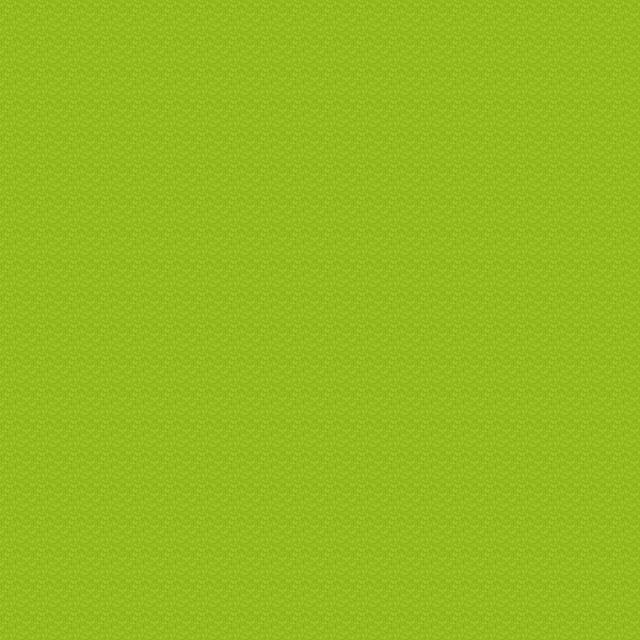

This is a level from a 2D game, rendered from its Tiled map with the project's own tilesets. A one-line summary and the map file follow, with tile-layer data summarised:
An orthogonal 20x20 tile map with 32x32 px tiles, 2 tile layers (Tile Layer 1, Tile Layer 2) and 1 object (start).

<map version="1.9" tiledversion="1.9.2" orientation="orthogonal" renderorder="right-down" width="20" height="20" tilewidth="32" tileheight="32" infinite="0" nextlayerid="11" nextobjectid="33">
    <tileset firstgid="1" source="tileset.tsx" />
    <layer id="8" name="Tile Layer 1" width="20" height="20">
        <data>[400 cells, 400 non-empty, 1 distinct tile ids]</data>
    </layer>
    <layer id="10" name="Tile Layer 2" width="20" height="20">
        <data>[400 cells, 0 non-empty, 0 distinct tile ids]</data>
    </layer>
    <objectgroup id="9" name="Object Layer 1">
        <object id="30" name="start" x="156" y="220">
            <point />
        </object>
    </objectgroup>
</map>
